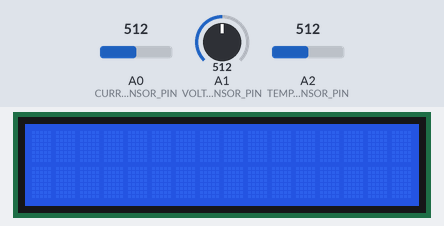
A sketch run on a simulated Arduino Uno, built with avr-gcc and run on an emulated ATmega328P. Parts: 16×2 character LCD. The test bench sets the inputs (shaded band); at power-on: A0 (CURRENT_SENSOR_PIN) = 512, A1 (VOLTAGE_SENSOR_PIN) = 512, A2 (TEMPERATURE_SENSOR_PIN) = 512. What the sketch prints to the serial monitor is not drawn.

Above: at 0.1 s.
At 1.8 s:
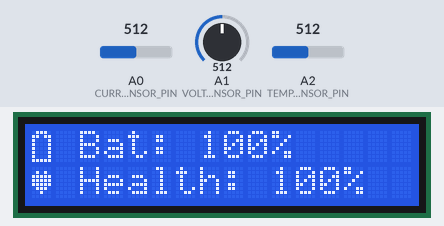
At 6.5 s:
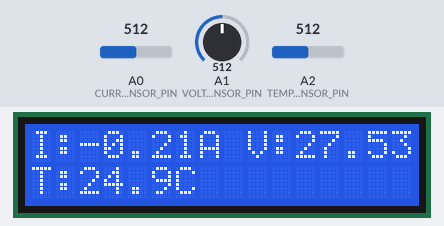

The sketch:

bms_main.ino
```cpp
#include <Wire.h>
#include <LiquidCrystal_I2C.h>
#include "current_sensor.h"
#include "voltage_sensor.h"
#include "temperature_sensor.h"
#include "bluetooth_sender.h"
#include "config.h"

#define CURRENT_SENSOR_PIN A0
#define VOLTAGE_SENSOR_PIN A1
#define TEMPERATURE_SENSOR_PIN A2

// Adjust these values based on your battery specifications
#define BATTERY_CAPACITY 3350.0      // mAh
#define BATTERY_NOMINAL_VOLTAGE 3.6  // V
#define BATTERY_MIN_VOLTAGE 2.5      // V
#define BATTERY_MAX_VOLTAGE 4.2      // V

LiquidCrystal_I2C lcd(0x27, 16, 2);  // Adjust the address (0x27) if needed
BluetoothDataSender btSender(2, 3);

byte batteryIcon[8] = {
  0b01110,
  0b11011,
  0b10001,
  0b10001,
  0b10001,
  0b10001,
  0b10001,
  0b11111
};

byte heartIcon[8] = {
  0b00000,
  0b01010,
  0b11111,
  0b11111,
  0b11111,
  0b01110,
  0b00100,
  0b00000
};

bool alternateScreen = false;

void setup() {
  Serial.begin(9600);
  btSender.begin(9600);
  lcd.init();
  lcd.backlight();
  lcd.createChar(0, batteryIcon);
  lcd.createChar(1, heartIcon);
}

float calculateBatteryHealth(float voltage, float current, float temperature) {
  // Simple battery health calculation (adjust as needed)
  float health = 100.0;

  if (voltage < BATTERY_NOMINAL_VOLTAGE) {
    health -= 10.0 * (BATTERY_NOMINAL_VOLTAGE - voltage) / (BATTERY_NOMINAL_VOLTAGE - BATTERY_MIN_VOLTAGE);
  }

  if (temperature > 40.0 || temperature < 0.0) {
    health -= 5.0;
  }

  if (abs(current) > 2.0) {  // Adjusted for typical Li-ion battery
    health -= 5.0;
  }

  return constrain(health, 0.0, 100.0);
}

float calculateBatteryPercentage(float voltage) {
  return constrain(map(voltage * 100, BATTERY_MIN_VOLTAGE * 100, BATTERY_MAX_VOLTAGE * 100, 0, 100), 0, 100);
}

void displayData(float current, float voltage, float temperature, float batteryHealth, float batteryPercentage) {
  lcd.clear();

  if (alternateScreen) {
    lcd.setCursor(0, 0);
    lcd.print("I:");
    lcd.print(current, 2);
    lcd.print("A V:");
    lcd.print(voltage, 2);
    lcd.print("V");

    lcd.setCursor(0, 1);
    lcd.print("T:");
    lcd.print(temperature, 1);
    lcd.print("C");
  } else {
    lcd.setCursor(0, 0);
    lcd.write(byte(0));  // Battery icon
    lcd.print(" Bat: ");
    lcd.print(batteryPercentage, 0);
    lcd.print("%");

    lcd.setCursor(0, 1);
    lcd.write(byte(1));  // Heart icon
    lcd.print(" Health: ");
    lcd.print(batteryHealth, 0);
    lcd.print("%");
  }

  alternateScreen = !alternateScreen;
}

void loop() {
  float current = readCurrentSensor(CURRENT_SENSOR_PIN);
  float voltage = readVoltage(VOLTAGE_SENSOR_PIN);
  float temperature = readTemperature(TEMPERATURE_SENSOR_PIN);

  float batteryHealth = calculateBatteryHealth(voltage, current, temperature);
  float batteryPercentage = calculateBatteryPercentage(voltage);

  displayData(current, voltage, temperature, batteryHealth, batteryPercentage);
  btSender.sendToApp(current, voltage, temperature, batteryHealth, batteryPercentage);

  // Print to Serial for debugging
  Serial.print("Current: ");
  Serial.print(current);
  Serial.print("A, Voltage: ");
  Serial.print(voltage);
  Serial.print("V, Temp: ");
  Serial.print(temperature);
  Serial.print("C, Health: ");
  Serial.print(batteryHealth);
  Serial.print("%, Charge: ");
  Serial.print(batteryPercentage);
  Serial.println("%");

  delay(3000);  // Display each screen for 3 seconds
}
```

bluetooth_sender.h
```cpp
#ifndef BLUETOOTH_SENDER_H
#define BLUETOOTH_SENDER_H

#include <Arduino.h>
#include <SoftwareSerial.h>

class BluetoothDataSender {
private:
  SoftwareSerial* BTSerial;

public:
  BluetoothDataSender(int rxPin, int txPin) {
    BTSerial = new SoftwareSerial(rxPin, txPin);
  }

  void begin(long baudRate) {
    BTSerial->begin(baudRate);
  }

  template<typename... Args>
  String createDataString(Args... args) {
    String result = "";
    int dummy[sizeof...(args)] = { (result += String(args) + ",", 0)... };
    if (result.length() > 0) {
      result.remove(result.length() - 1);  // Remove the last comma
    }
    return result;
  }

  void sendDataBT(String dataString) {
    BTSerial->println(dataString);

    if (DEBUG) {
      Serial.print("Debug: Sent data: ");
      Serial.println(dataString);
    }
  }

  template<typename... Args>
  void sendToApp(Args... args) {
    sendDataBT(createDataString(args...));
  }
};

#endif
```

current_sensor.h
```cpp
#ifndef CURRENT_SENSOR_H
#define CURRENT_SENSOR_H

#include "config.h"

float readCurrentSensor(
  int pin,
  float voltageOffset = 2.481,  // Adjust this value to make the reading 0.0 when no current is flowing.
  float sensitivity = 0.100,    // Adjust this depending on your sensor (5A - 185, 20A - 100, 30A - 66).
  int sampleCount = SAMPLE_COUNT,
  int delayMs = DELAY_MS,
  float referenceVoltage = V_REF,
  float adcResolution = ADC_RESOLUTION) {

  float Samples = 0.0;
  for (int x = 0; x < sampleCount; x++) {
    Samples += analogRead(pin);
    delay(delayMs);
  }

  float AvgAcs = Samples / sampleCount;
  float AcsValueF = (voltageOffset - AvgAcs * referenceVoltage / (adcResolution - 1)) / sensitivity;

  if (DEBUG) {
    Serial.println(F("Debug: Current Sensor"));
    Serial.print(F("Average ADC Value: "));
    Serial.println(AvgAcs);
    Serial.print(F("Calculated Current: "));
    Serial.println(AcsValueF, 4);
    Serial.println(F("--------------------"));
  }

  return AcsValueF;
}

#endif
```

temperature_sensor.h
```cpp
#ifndef TEMPERATURE_SENSOR_H
#define TEMPERATURE_SENSOR_H

#include <Arduino.h>
#include <math.h>
#include "config.h"


double Thermistor(int RawADC) {
  double Temp;
  Temp = log(10240000 / RawADC - 10000);
  Temp = 1 / (0.001129148 + (0.000234125 * Temp) + (0.0000000876741 * Temp * Temp * Temp));
  Temp = Temp - 273.15;  // This will Convert Kelvin to Celsius
  return Temp;
}

double readTemperature(
  int pin,
  int sampleCount = SAMPLE_COUNT,
  int delayMs = DELAY_MS) {

  long totalValue = 0;
  for (int i = 0; i < sampleCount; i++) {
    totalValue += analogRead(pin);
    delay(delayMs);
  }

  int averageADC = static_cast<int>(totalValue / sampleCount);
  int mappedADC = map(averageADC, 0, ADC_RESOLUTION - 1, ADC_RESOLUTION - 1, 0);
  double Temp = Thermistor(mappedADC);

  if (DEBUG) {
    Serial.println(F("Temperature Sensor Debug Information:"));
    Serial.print(F("Average ADC Value: "));
    Serial.println(averageADC);
    Serial.print(F("Mapped ADC Value: "));
    Serial.println(mappedADC);
    Serial.print(F("Calculated Temperature (°C): "));
    Serial.println(Temp, 2);
    Serial.println(F("--------------------"));
  }

  return Temp;
}

#endif
```

voltage_sensor.h
```cpp
#ifndef VOLTAGE_SENSOR_H
#define VOLTAGE_SENSOR_H

#include "config.h"

float readVoltage(
  int pin,
  float r1 = 100000.0f,
  float r2 = 10000.0f,
  int sampleCount = SAMPLE_COUNT,
  int delayMs = DELAY_MS,
  float vRef = V_REF,
  int adcResolution = ADC_RESOLUTION) {

  long totalValue = 0;
  for (int i = 0; i < sampleCount; i++) {
    totalValue += analogRead(pin);
    delay(delayMs);
  }

  float averageValue = static_cast<float>(totalValue) / sampleCount;
  float vOut = averageValue * vRef / (adcResolution - 1);
  float vIn = vOut * (r1 + r2) / r2;

  if (DEBUG) {
    Serial.println(F("Debug: Voltage Sensor"));
    Serial.print(F("Average ADC Value: "));
    Serial.println(averageValue);
    Serial.print(F("Voltage Out (Measured): "));
    Serial.println(vOut, 4);
    Serial.print(F("Calculated Input Voltage: "));
    Serial.println(vIn, 4);
    Serial.println(F("--------------------"));
  }

  return vIn;
}

#endif
```

config.h
```cpp
#ifndef CONFIG_H
#define CONFIG_H

#ifndef DEBUG
#define DEBUG true
#endif

#ifndef SAMPLE_COUNT
#define SAMPLE_COUNT 150
#endif

#ifndef DELAY_MS
#define DELAY_MS 3
#endif

#ifndef V_REF
#define V_REF 5.0f
#endif

#ifndef ADC_RESOLUTION
#define ADC_RESOLUTION 1024
#endif

#endif
```

Measured:
- what the display in image 1 shows lasts 4.7 s, from 1.7 s to 6.4 s
